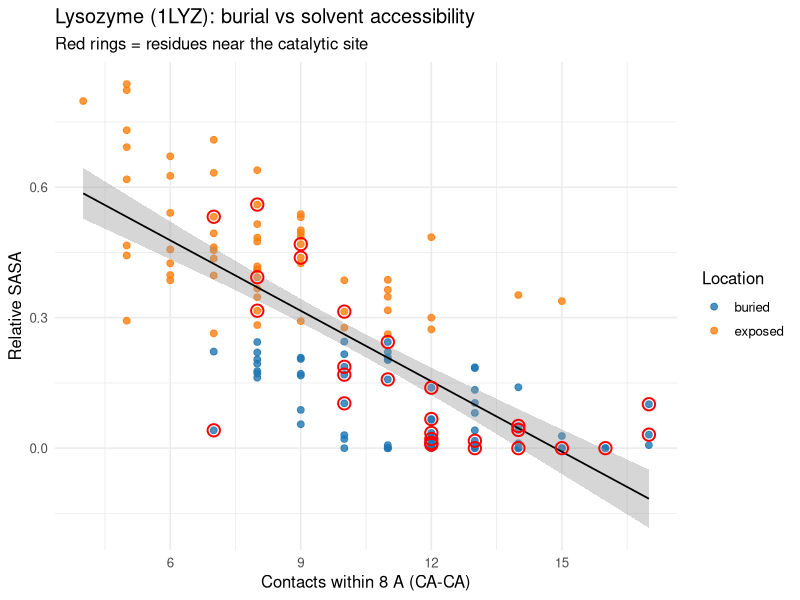

Generate this figure with R:
# Run AFTER lysozyme_analysis.py (needs results/residue_table.csv)
# install.packages("ggplot2")   # only once

library(ggplot2)

df <- read.csv("results/residue_table.csv")

p <- ggplot(df, aes(x = contacts, y = rsasa, colour = location)) +
  geom_point(size = 2, alpha = 0.8) +
  geom_smooth(aes(group = 1), method = "lm", se = TRUE,
              colour = "black", linewidth = 0.6) +
  geom_point(data = subset(df, catalytic_site == "True" | catalytic_site == TRUE),
             shape = 21, size = 3.5, colour = "red", stroke = 1) +
  scale_colour_manual(values = c(buried = "#1f77b4", exposed = "#ff7f0e")) +
  labs(title = "Lysozyme (1LYZ): burial vs solvent accessibility",
       subtitle = "Red rings = residues near the catalytic site",
       x = "Contacts within 8 A (CA-CA)",
       y = "Relative SASA",
       colour = "Location") +
  theme_minimal(base_size = 12)

ggsave("results/rsasa_vs_contacts_R.png", p, width = 6.5, height = 5, dpi = 300)
